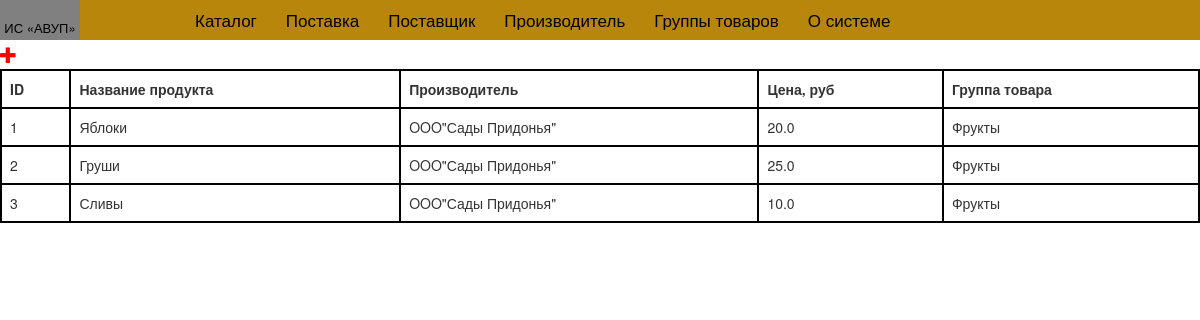
/catalog_list, run on an earlier commit of the app's database.
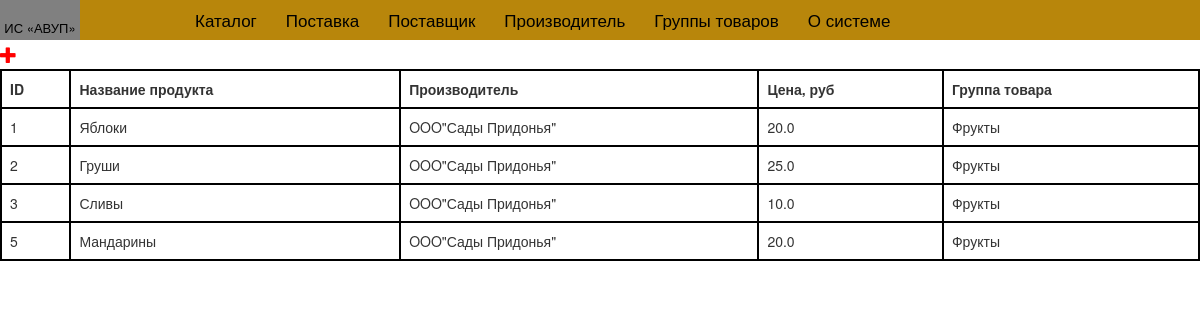
And on a later commit of the database.
### system/models.py (models this page shows, shortened)
class Catalog(models.Model):
    class Meta:
        db_table = "catalog"
    name_product = models.CharField('Название', max_length= 200)
    manufacturer = models.ForeignKey(Manufacturer, verbose_name='Производитель')
    price = models.FloatField('Цена')
    groups_products = models.ForeignKey(Groups, verbose_name='Группа товара')

class Manufacturer(models.Model):
    class Meta:
        db_table = "manufacturer"
    name_manufacturer = models.CharField('Производитель', max_length= 200)
    country = models.CharField('Страна', max_length= 64)
    def __str__(self):
        return self.name_manufacturer

class Groups(models.Model):
    class Meta:
        db_table = "groups_products"
    groups_products = models.CharField('Группа товара', max_length= 200)
    def __str__(self):
        return self.groups_products

### system/views.py (the view)
# urls.py: url(r'^catalog_list$', views.catalog_list, name='catalog_list'),
def catalog_list(request):
    catalogs = Catalog.objects.all()
    return render(request, "catalog_list.html", locals())

### system/templates/catalog_list.html
{% extends 'base.html' %}
{% block content %}
    <a href="{% url 'new_product' %}" class="new_product"><span class="glyphicon glyphicon-plus"></span></a>
                <table class="table">
                    <tr ><th>ID</th><th>Название продукта</th><th>Производитель</th><th>Цена, руб</th><th>Группа товара</th></tr>
                    {% for i in catalogs %}
                    <tr>
                        <td>{{ i.id }}</td>
                        <td>{{ i.name_product }}</td>
                        <td>{{ i.manufacturer }}</td>
                        <td>{{ i.price }}</td>
                        <td>{{ i.groups_products }}</td>
                    </tr>
                    {% endfor %}
                 </table>
{% endblock %}

What changed in the data, as far as the page shows it:
added Catalog: id "5", name_product "Мандарины", manufacturer "OOO\"Сады Придонья\"", price "20.0", groups_products "Фрукты"
